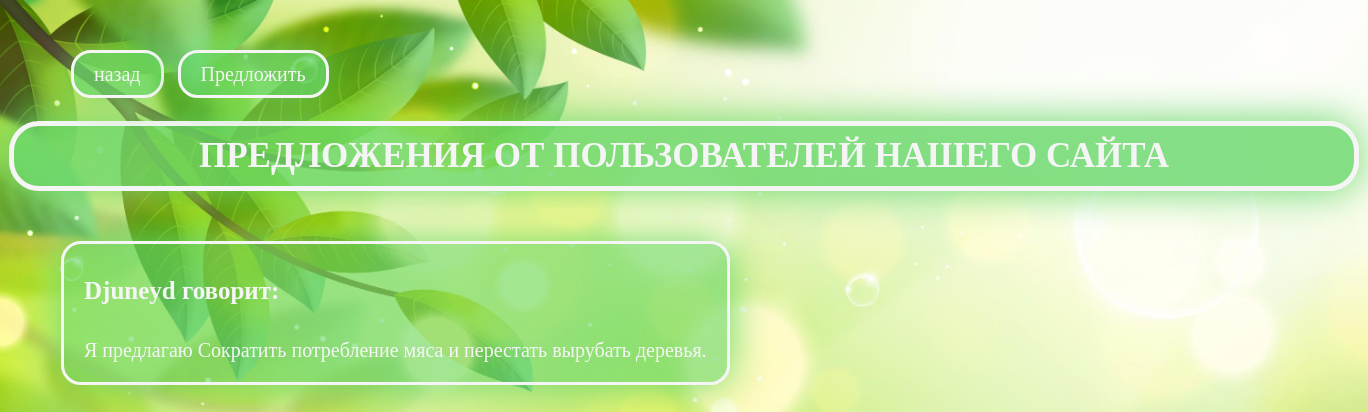
The app's page /suggestions, older data.
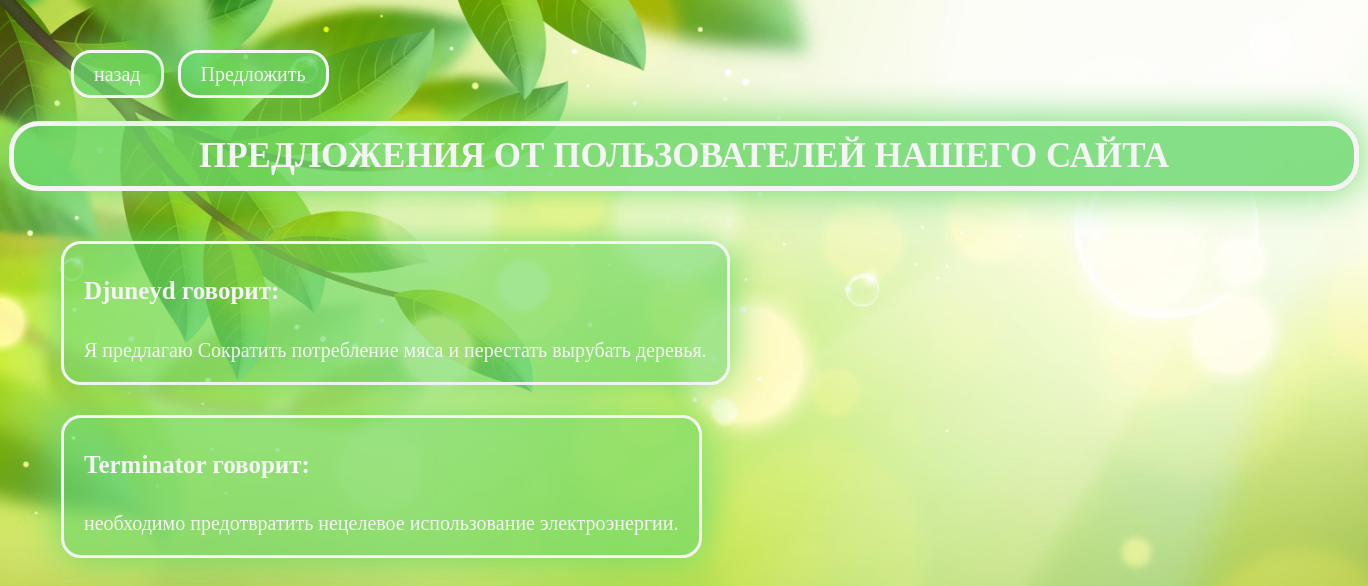
The same page, newer data.
### main.py (models this page shows, shortened)
class Offers(db.Model):
    id = db.Column(db.Integer, primary_key = True)
    name = db.Column(db.Text)
    offer = db.Column(db.Text)

### main.py (the view)
@app.route('/suggestions')
def suggestions():
    offers = Offers.query.order_by(Offers.id).all()
    i = 0
    return render_template('suggestions.html', offers=offers
                                            , i=i)

### templates/suggestions.html (shortened to what this page needs)
<!DOCTYPE html>
<html lang="en">
<head>
</head>
<body>
    <table id="buttons-table">
        <tr>
            <td>
                <div class="back-block">
                    <a href="/main" class="back">назад</a>
                </div>
            </td>
            <td>
                <div class="back-block">
                    <a href="/offer" class="back">Предложить</a>
                </div>
            </td>
        </tr>
    </table>
    <div id="main-text-block">
        <h1 id="main-text">ПРЕДЛОЖЕНИЯ ОТ ПОЛЬЗОВАТЕЛЕЙ НАШЕГО САЙТА</h1>
    </div>
    {% block content %}
    {% for offer in offers %}
    <div class="offer">
        <h4 class="header-topic">{{offer.name}} говорит:</h4>
        <p class="text">{{offer.offer}}</p>
    </div>
    {% endfor %}
    {% endblock %}
</body>
</html>

### templates/suggestions.html (style rules this page uses)
body { background: url(../static/img/offers_bg.jpg); background-size: cover; background-repeat: no-repeat; background-attachment: fixed; font-family:Georgia, 'Times New Roman', Times, serif; }
#main-text { background-color:rgba(103, 216, 105, 0.8); color: whitesmoke; width: 1300px; text-align: center; border-radius: 30px; margin: auto; font-size: 35px; border: 2px whitesmoke; box-shadow: 0px 0px 40px rgb(103, 216, 105); border: 5px solid whitesmoke; padding: 10px 20px; }
#main-text-block { margin-bottom: 50px; }
.header-topic { font-size: 25px; }
.text { font-size: 20px; }
.back { background-color:rgba(103, 216, 105, 0.8); color: whitesmoke; border-radius: 20px; font-size: 20px; box-shadow: 0px 0px 40px rgb(103, 216, 105); border: 3px solid whitesmoke; padding: 10px 20px; width: max-content; text-decoration: none; }
.back-block { margin-top: 30px; width: max-content; margin-bottom: 32px; margin-right: 10px; }
.offer { margin-left: 53px; color: whitesmoke; background-color:rgba(103, 216, 105, 0.6); border-radius: 20px; box-shadow: 0px 0px 40px rgb(103, 216, 105); border: 3px solid whitesmoke; padding: 0px 20px; width: max-content; text-decoration: none; margin-bottom: 30px; }
#buttons-table { margin-left: 60px; margin-top: 30px; }

Row changes from the older to the newer data that the page shows:
added Offers: name "Terminator", offer "необходимо предотвратить нецелевое использование электроэнергии."
